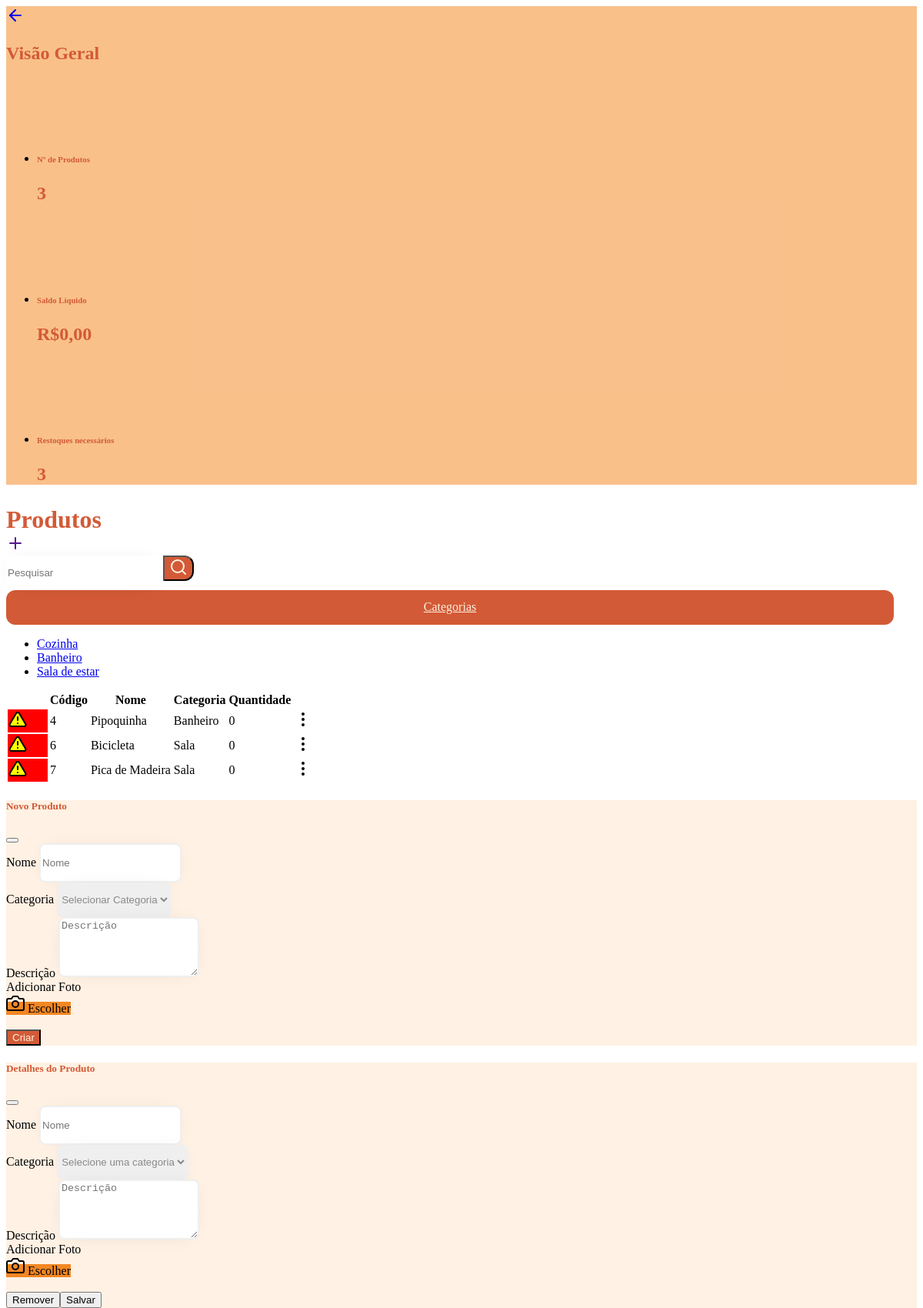
/views/products/products.php, run on the app's committed database.
### tables this page shows
CREATE TABLE `ProductAmount` (
  `id_product` int(11) NOT NULL,
  `amount` int(11) NOT NULL DEFAULT 0
);

CREATE TABLE `Products` (
  `id` int(11) NOT NULL,
  `name` varchar(30) NOT NULL,
  `description` varchar(100) NOT NULL,
  `category` varchar(20) NOT NULL,
  `image` varchar(50) DEFAULT NULL
);

### classes/controllers/DBController.php (called while the page is built, shortened)
<?php
    abstract class DBController {
        private $table;
        private $connection;
        public function __construct($table) {
            $this->table = $table;
        }
        private function createConnection(){
            try {
                $this->connection = new PDO("mysql:host=" . self::HOST . ";dbname=" . self::DB_NAME, self::DB_USER, self::DB_PASSWORD);
                $this->connection->setAttribute(PDO::ATTR_ERRMODE, PDO::ERRMODE_EXCEPTION);
            }catch(PDOException $e){
                die("DB CONNECTION ERROR: " . $e->getMessage());
            }
        }
        private function execute($query, $params = []){
            try {
                $statement = $this->connection->prepare($query);
                $statement->execute($params);
                return $statement;
            }catch(PDOException $e){
                die('DB QUERY ERROR: '.$e->getMessage());
            }
        }
        public function selectSingle($fields, $predicate = "", $params = []){
            $query = "SELECT $fields FROM $this->table $predicate";
            $statement = $this->execute($query, $params);
            return $statement->fetch(PDO::FETCH_ASSOC);
        }
        public function rawSelect($query = "", $params = []){
            $statement = $this->execute($query, $params);
            return $statement->fetchAll(PDO::FETCH_ASSOC);
        }
    }
?>

### classes/controllers/ProductController.php (called while the page is built, shortened)
<?php
require_once CONTROLLERS_PATH . "DBController.php";
class ProductController extends DBController {
	public function getAll($filter = "", $params = []){
		$query = "SELECT * FROM Products as P INNER JOIN ProductAmount as PA ON (P.id = PA.id_product)";
		return parent::rawSelect($query, $params);
	}
	public function getRestockNeeded(){
		return parent::rawSelect("SELECT * FROM Products as P INNER JOIN ProductAmount as PA ON (P.id = PA.id_product) WHERE amount <= ?", [RESTOCK_LIMIT]);
	}
	public function getProfit(){
		$entrada = parent::rawSelect("SELECT SUM(price * amount) as entrada FROM Movements WHERE type = 'Entrada'", [])[0]['entrada'];
		$saida = parent::rawSelect("SELECT SUM(price * amount) as saida FROM Movements WHERE type = 'Saída'", [])[0]['saida'];
		return $saida == 0 ? 0 :  $saida - $entrada;
	}
	public function getProductsCount(){
		return parent::selectSingle("COUNT(id) as count")['count'];
	}
}
?>

### views/products/products.php (the view, shortened to what this page needs)
<?php
    $productController = new ProductController();
?>
<!DOCTYPE html>
<html lang="en">
<head>
    <link rel="stylesheet" href="<?= BS_CSS_PATH ?>">
    <link rel="stylesheet" href="<?= DEFAULT_CSS_PATH ?>">
    <link rel="stylesheet" href="<?= CSS_PATH ?>/products.css">
</head>
<body>
    <div class="container-fluid h-100">
        <div class="row h-100">
            <div class="col-lg-3 col-xl-3 col-md-12 p-4 sidebar">
                <div class="d-flex flex-column align-items-start px-3 pt-2">
                    <a class="btn-round" href="<?= ROOT_PATH ?>"><i data-feather="arrow-left"></i></a>
                    <div class="d-flex mt-5 pb-3">
                        <h2>Visão Geral</span>
                    </div>
                    <ul class="nav nav-pills flex-column align-items-start" id="menu">
                        <li class="nav-item">
                            <h6>Nº de Produtos</h6>
                            <h2><?=$productController->getProductsCount()?></h2>
                        </li>
                        <li class="nav-item">
                            <h6>Saldo Líquido</h6>
                            <h2><?="R\$".number_format($productController->getProfit(), 2, ",", ".")?></h2>
                        </li>
                        <?php
                            $restockProducts = $productController->getRestockNeeded();
                            $count = count($restockProducts);
                            $content = "Os seguintes produtos precisam ser restocados:\n<ul>";
                            foreach($restockProducts as $rp){
                                $content .= "<li>${rp['name']}</li>";
                            }
                            $content .= "</ul>";
                            $popover = "data-bs-toggle='popover' data-bs-trigger='hover focus' data-bs-placement='right' title='Atenção' data-bs-html='true' data-bs-content='$content'";
                            ?>
                        <li class="nav-item" <?=$popover?>>
                            <h6>Restoques necessários</h6>
                            <h2><?=$count?></h2>
                        </li>
                    </ul>
                </div>
            </div>
            <div class="col-lg-9">
                <nav class="navbar p-4">
                    <div class="d-flex justify-content-center align-items-center">
                        <h1 class="navbar-brand">Produtos</h1>
                        <a href="" class="btn-round dark-hover d-flex justify-content-center align-items-center" data-bs-toggle="modal" data-bs-target="#newProductModal">
                            <i data-feather="plus"></i>
                        </a>
                    </div>
                    <form method="POST">
                        <div class="d-flex my-sm-2">
                            <input class="form-control search no-border" type="search" name="search" placeholder="Pesquisar">
                            <button class="btn btn-dark btn-search" type="submit"><i data-feather="search"></i></button>
                            <div class="dropdown">
                                <a class="btn dropdown-toggle drpdwn" href="#" role="button" id="dropdownMenuLink" data-bs-toggle="dropdown" aria-expanded="false">
                                    Categorias
                                </a>
                                <ul class="dropdown-menu" aria-labelledby="dropdownMenuLink">
                                    <li><a class="dropdown-item" href="#">Cozinha</a></li>
                                    <li><a class="dropdown-item" href="#">Banheiro</a></li>
                                    <li><a class="dropdown-item" href="#">Sala de estar</a></li>
                                </ul>
                            </div>
                        </div>
                    </form>
                </nav>
                <?php
                    if($_POST)
                        $products = $productController->getAll("WHERE name LIKE ?", ["%${_POST['search']}%"]);
                    else
                        $products = $productController->getAll();
                    $hide = "";
                ?>
                <div class="table-responsive <?=$hide?>">
                    <table class="table table-css table-borderless">
                        <thead>
                            <tr>
                                <th></th>
                                <th>Código</th>
                                <th>Nome</th>
                                <th>Categoria</th>
                                <th>Quantidade</th>
                            </tr>
                        </thead>
                        <tbody>
                            <?php
                            foreach($products as $product){
                                $id = $product['id'];
                                $amount = $product['amount'];
                                echo "<tr>";
                                if($amount <= RESTOCK_LIMIT)
                                    echo "<td class='p-1 text-center td-icon'>
                                            <i class='warning' data-feather='alert-triangle' data-bs-toggle='popover' data-bs-trigger='hover focus' data-bs-placement='left' title='Atenção' data-bs-content='Restoque necessário!'></i>
                                        </td>";
                                else
                                    echo "<td></td>";
                                echo "<td>$id</td>
                                    <td>${product['name']}</td>
                                    <td>${product['category']}</td>
                                    <td>$amount</td>
                                    <td><a class='details' onclick='productDetails($id)'><i data-feather='more-vertical'></i></a></td>
                                    </tr>";
                            }
                            ?>
                        </tbody>
                    </table>
                </div>
            </div>
        </div>
    </div>
    <div class="modal fade" id="newProductModal" tabindex="-1" aria-hidden="true">
        <div class="modal-dialog">
            <div class="modal-content">
                <form method="POST" action="<?=ROOT_PATH?>produtos/criar">
                    <div class="modal-header">
                        <h5 class="modal-title" id="exampleModalLabel">Novo Produto</h5>
                        <button type="button" class="btn-close" data-bs-dismiss="modal" aria-label="Close"></button>
                    </div>
                    <div class="modal-body">
                        <div class="container">
                            <div class="row">
                                <div class="col-6 mb-3">
                                    <label for="name" class="form-label">Nome</label>
                                    <input required id="name" type="text" class="form-control modal-input default-border" name="name" placeholder="Nome">
                                </div>
                                <div class="col-6 mb-3">
                                    <label for="category" class="form-label">Categoria</label>
                                    <select required id="category" class="form-control modal-input no-border default-border" placeholder="Selecione uma categoria" name="category">
                                        <option value="" disabled selected hidden>Selecionar Categoria</option>
                                    </select>
                                </div>
                                <div class="col-12 mb-3">
                                    <label for="description" class="form-label">Descrição</label>
                                    <textarea required id="description" type="text" class="form-control modal-input default-border desc-textarea" name="description" placeholder="Descrição"></textarea>
                                </div>
                                <div class="mb-3">
                                    <label class="form-label">Adicionar Foto</label>
                                    <br>
                                    <label for="image" class="btn btn-success upload-btn"><i data-feather="camera"></i> Escolher</label>
                                </div>
                            </div>
                        </div>
                    </div>
                    <div class="modal-footer">
                        <button type="submit" class="btn btn-dark">Criar</button>
                    </div>
                </form>
            </div>
        </div>
    </div>
    <div class="modal fade" id="productDetailsModal" tabindex="-1" aria-hidden="true">
        <div class="modal-dialog">
            <div class="modal-content">
                <form id="update-form" method="POST">
                    <div class="modal-header">
                        <h5 class="modal-title" id="exampleModalLabel">Detalhes do Produto</h5>
                        <button type="button" class="btn-close" data-bs-dismiss="modal" aria-label="Close"></button>
                    </div>
                    <div class="modal-body">
                        <div class="container">
                            <div class="row">
                                <div class="col-6 mb-3">
                                    <label for="nameDetail" class="form-label">Nome</label>
                                    <input required id="nameDetail" type="text" class="form-control modal-input default-border" name="name" placeholder="Nome">
                                </div>
                                <div class="col-6 mb-3">
                                    <label for="categoryDetail" class="form-label">Categoria</label>
                                    <select required id="categoryDetail" class="form-control modal-input no-border default-border" placeholder="Selecione uma categoria" name="category">
                                        <option value="" disabled selected hidden>Selecione uma categoria</option>
                                    </select>
                                </div>
                                <div class="col-12 mb-3">
                                    <label for="descriptionDetail" class="form-label">Descrição</label>
                                    <textarea required id="descriptionDetail" type="text" class="form-control modal-input default-border desc-textarea" name="description" placeholder="Descrição"></textarea>
                                </div>
                                <div class="mb-3">
                                    <label class="form-label">Adicionar Foto</label>
                                    <br>
                                    <label for="imageDetail" class="btn btn-success upload-btn"><i data-feather="camera"></i> Escolher</label>
                                </div>
                            </div>
                        </div>
                    </div>
                    <div class="modal-footer">
                        <button type="button" id="remove-btn" class="btn btn-danger remove-btn">Remover</a>
                        <button type="submit" class="btn btn-primary">Salvar</button>
                    </div>
                </form>
            </div>
        </div>
    </div>
</body>
</html>

### res/css/products.css (style rules this page uses)
html, body { height: 100%; }
h1, h2, h3, h4, h5, h6 { font-weight: bold; color: var(--dark-orange); }
h1 { font-size: 2em !important; margin-bottom: 0 !important; }
input.search { color: var(--light-gray) !important; border: 0 !important; border-radius: 8px 0 0 8px !important; box-shadow: 0px 1px 27px -12px rgba(0, 0, 0, 0.15); width: 200px; height: 45px; }
.nav-item { margin-top: 10%; }
.btn-dark { background-color: var(--dark-orange); color: var(--card-background); !important; }
.btn-search { margin-right: 5%; border-radius: 0 12px 12px 0 !important; }
.drpdwn { display: flex; justify-content: center; align-items: center; height: 45px !important; border-radius: 12px !important; margin-right: 30px !important; color: var(--card-background); background-color: var(--dark-orange); }
.sidebar { background-color: var(--card-selected); }
a.details { cursor: pointer; }
.modal-input { color: var(--light-gray) !important; border: 2px solid rgb(239, 239, 239) !important; border-radius: 8px !important; box-shadow: 0px 1px 27px -12px rgba(0, 0, 0, 0.15); height: 45px; }
.desc-textarea { height: 70px !important; }
.upload-btn { background-color: var(--text-color) !important; }
.modal-content { background-color: var(--card-background); }
.td-icon { width: 50px; background-color: red; }
.warning { fill: yellow; }

### res/css/variables.css (style rules this page uses)
:root { --background-color: #FFE6D2; --card-background: #FFF1E3; --card-selected: rgba(244, 129, 23, 0.5); --text-color: #F38723; --dark-text-color: #B1624A; --dark-orange: #D35A36; --dark-orange-hover: #BA411D; --light-black: #1B1B1B; --light-gray: #898989; --btn-hover-color: #DA6E0A; --card-btn-hover: #F48117; --logout-background-color: #FF9C9C; --logout-hover-background-color: #FF6969; --default-font: SF-Regular; }

### data on the page
productamount: id_product "4", name "Pipoquinha", category "Banheiro", amount "0"
productamount: id_product "6", name "Bicicleta", category "Sala", amount "0"
productamount: id_product "7", name "Pica de Madeira", category "Sala", amount "0"

### other printed values
$productController->getProductsCount() "3"
$productController->getProfit() "0,00"
$count "3"
